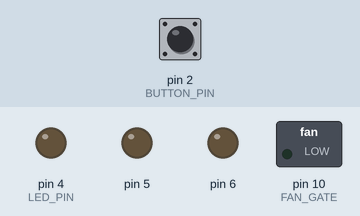
Recording of a sketch running on a simulated Arduino Nano, built with avr-gcc and run on an emulated ATmega328P. Parts: switched loads named in the sketch (green lamp = pin HIGH), output pins drawn as LEDs (lit = HIGH). The test bench sets the inputs (shaded band); at power-on: pin 2 (BUTTON_PIN) HIGH.

Above: at 1.2 s.
1.3 s: pin 2 (BUTTON_PIN) pulled LOW for 0.15 s
At 1.9 s:
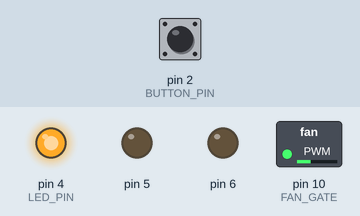
2.9 s: pin 2 (BUTTON_PIN) pulled LOW for 1 s
At 4.3 s:
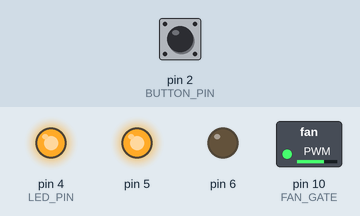
5.4 s: pin 2 (BUTTON_PIN) pulled LOW for 0.15 s
At 6.2 s:
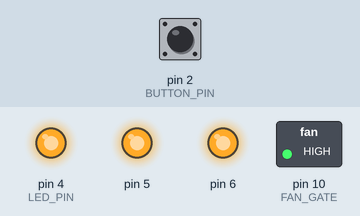
Timing chart, 0 to 8.4 s (numbered marks = the images above; inputs shaded):
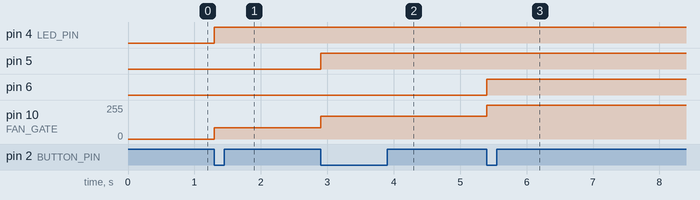

The sketch:

fan_controller_01.ino
```cpp
/*
 *  Arduino Nano Fan Controller
 *  Version: 1.0
 *  Author: Devin Watson
 *  Purpose: Control a fan using MOSFET and PWM with interrupts
 *  Uses a 3-speed toggle to control fan speed with a button
 *
 * Note: This uses a lot of direct port register manipulation for speed and size. If you want to use
 * a different set of pins, be sure to consult the datasheet for the correct PORT and DDR registers!
 *
 * PWM timer frequencies that can be set based on the clock divider:
 *
 * 1: 31372.5 Hz
 * 2: 3921.57 Hz
 * 3: 980.392 Hz
 * 4: 490.196 Hz (default)
 * 5: 245.098 Hz
 * 6: 122.549 Hz
 * 7: 30.6373 Hz
 *
 * The controller uses Timer1's  Timer/Counter Control Register (TCCR1B) which uses pin D10 (PB2) on the Nano
 * For the fan that I use, 31372.5 Hz produces the best results without any  whining at any speed from the
 * fan motor. Your mileage may vary depending on the fan you use.
 *
 * Bill of Materials:
 *
 * 1x Arcade button, 30mm
 * 1x LM7805 Voltage Regulator
 * 1x 30N06LE N-channel MOSFET, or any comparable N-channel MOSFET with a voltage rating greater than 12V and at least 1A
 * 1x 120mm 12V PC fan
 * 3x LEDs (any color)
 * 3x 120 ohm resistors
 * 1x 12V 2A power supply
 */

#define FAN_GATE  10  // D10 (PB2), utilizing the phase-correct PWM by default on Timer1
#define BUTTON_PIN 2  // D2 (PD2), one of the only pins on the Nano that has an interrupt
#define LED_PIN 4   // Starting pin for the 3 status LEDs (D4-D6)

volatile unsigned int fanSpeed = 0;

void setup() {
  // Set the PWM frequency to 31372.5 Hz
  // See comments at the top for all frequency values
  // This is for Timer1 register, which is where pin D10 (PB2) resides
  TCCR1B = (TCCR1B & 0xF8) | 1;

  // Set the MOSFET gate pin to output
  DDRB &= ( 1 << PORTB2 );

  // Set all of the LED pins as output in one go
  DDRD = 0b01110000;

  // Button (D2) needs its pullup resistor turned on
  PORTD |= (1 << PORTD2);

  // Turn off the fan
  PORTB &= ~(1 << PORTB2);

  // Make sure the LEDs are turned off
  PORTD &= ~(1 << PORTD4) & ~(1 << PORTD5) & ~(1 << PORTD6);

  // Set up the interrupt for D2, which uses INT0
  attachInterrupt( 0, button_isr, FALLING );
}

void loop() {
  /* Nothing to do here. All the work is in the ISR */
}

void button_isr() {
  static unsigned long debounceTime;
  static int i;

   if ( millis() - debounceTime >= 250 ) {
      debounceTime = millis();
      fanSpeed = (fanSpeed + 85 > 255) ? 0 : fanSpeed + 85;

      PORTD &= ~(1 << PORTD4) & ~(1 << PORTD5) & ~(1 << PORTD6);

      for ( i = 0; i < (fanSpeed / 85) + 4; i++ ) {
        PORTD |= (1 << i); // Fast set LED pin high
      }

      // Set the fan speed
      analogWrite( FAN_GATE, fanSpeed );
    }

}
```

Measured:
- after the input at 1.3 s, pin 4 (LED_PIN): LOW → HIGH at once; pin 10 (FAN_GATE): 0/255 → 85/255 at once
- after the input at 2.9 s, pin 5: LOW → HIGH at once; pin 10 (FAN_GATE): 85/255 → 170/255 at once
- after the input at 5.4 s, pin 6: LOW → HIGH at once; pin 10 (FAN_GATE): 170/255 → 255/255 at once
